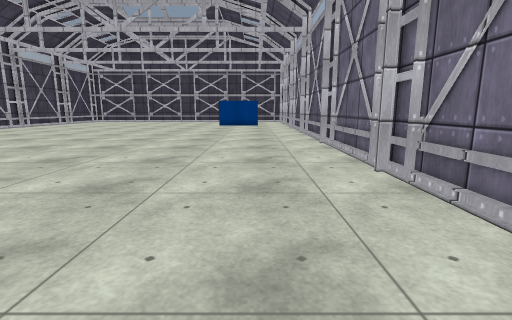
view 1 (above)

18 first-person views from a walk through a scene from a Unity 3-D project. The camera is 1.2 m above the floor, tilts 10° down and sees 85° across. The floor is counted in squares, 1 m on a side. Each view is taken from the middle of a square. On the plan, view 1 faces up. The plan holds only what a view shows up to about 13 squares ahead; the rest is blank. The player character is not drawn. Surface patterns are stand-ins for the level's own textures.

view 2
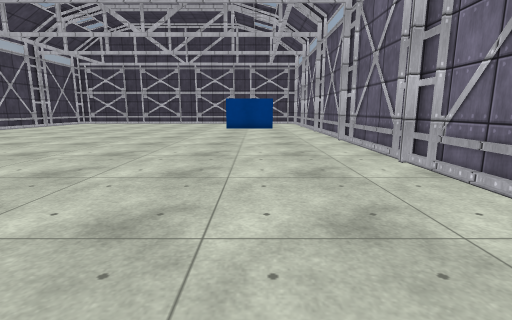

view 3
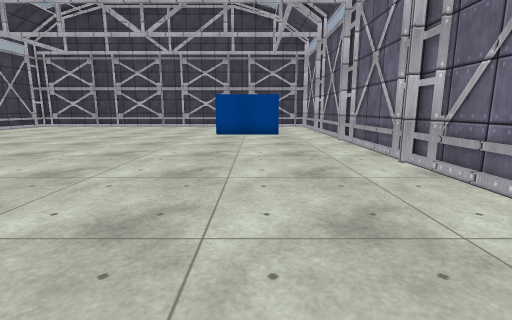

view 4
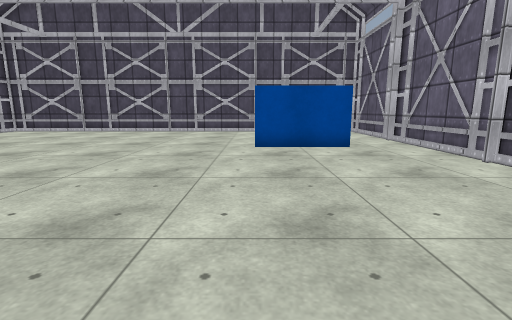

view 5
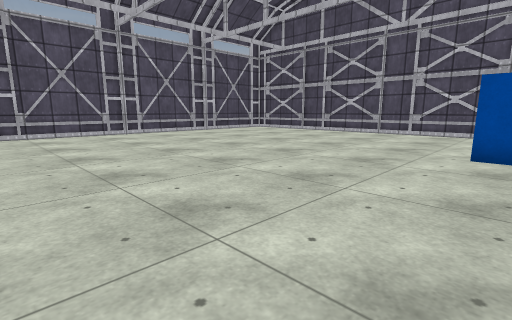

view 6
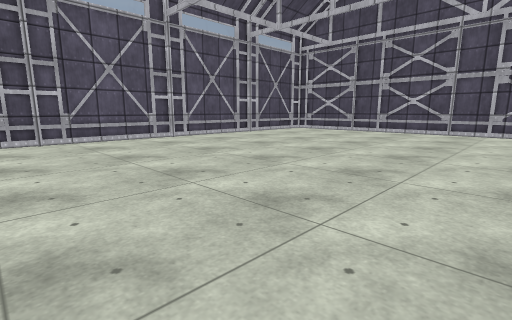

view 7
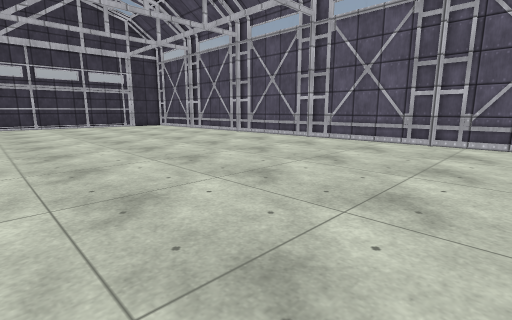

view 8
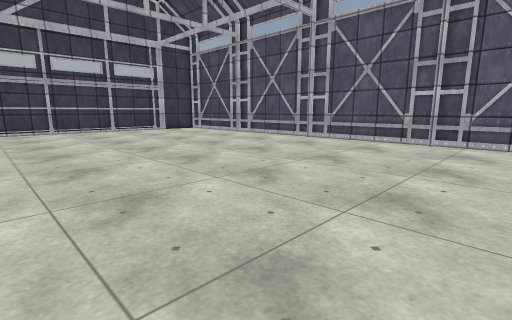

view 9
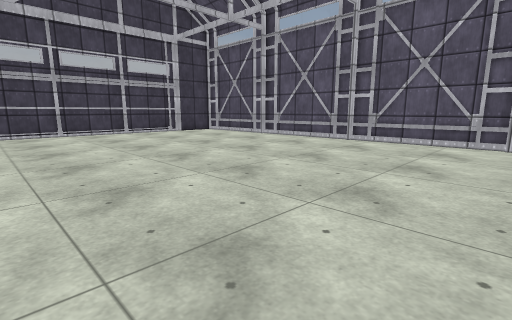

view 10
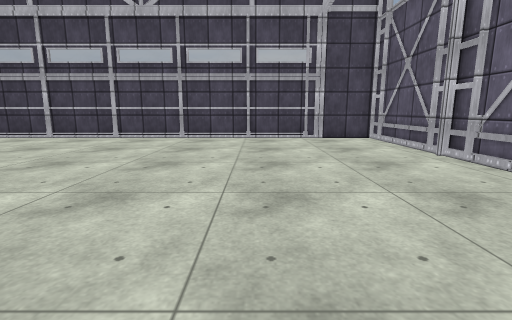

view 11
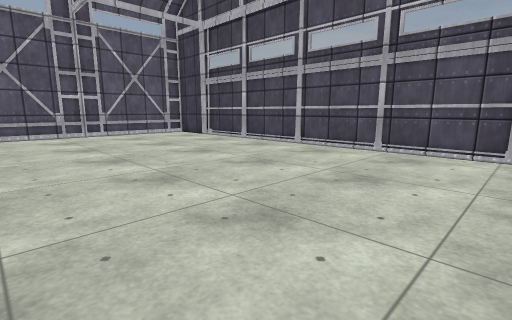

view 12
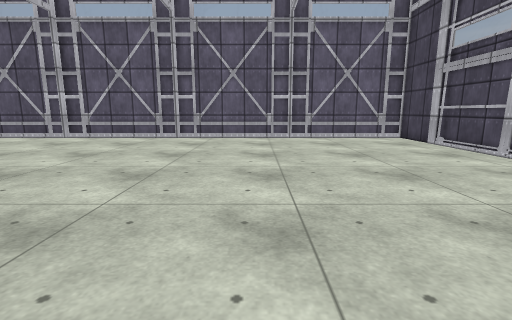

view 13
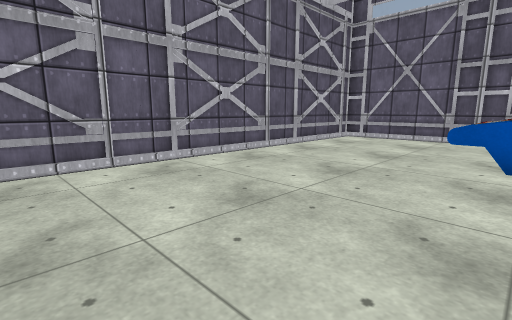

view 14
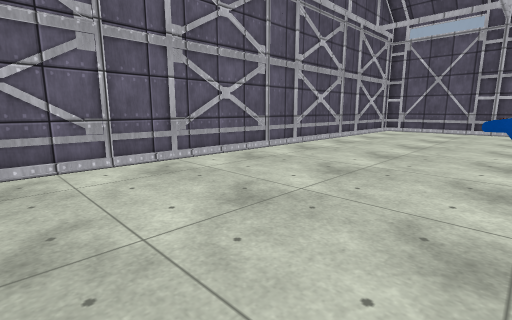

view 15
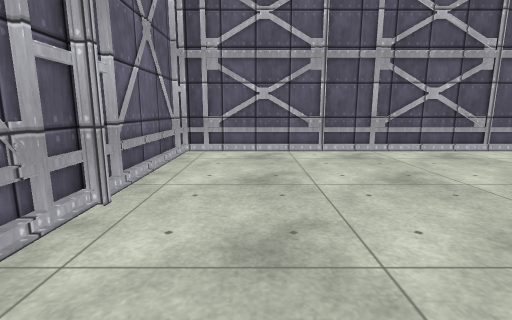

view 16
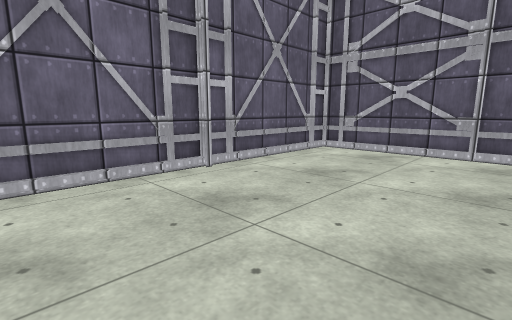

view 17
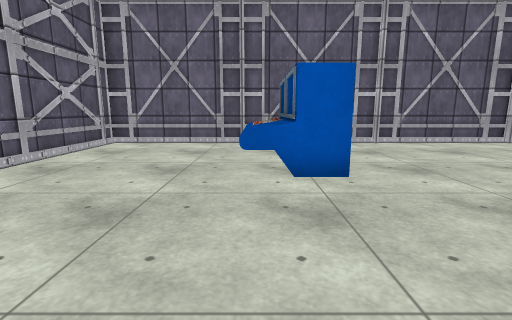

view 18
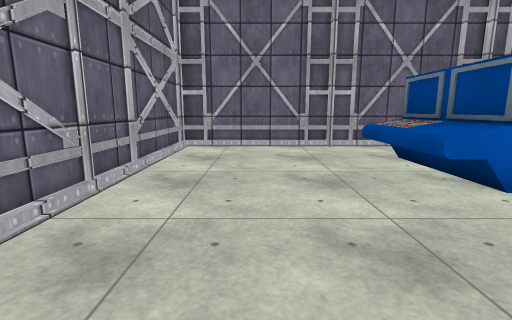

### Floor plan
Points are (right, up) in squares from view 1. A wall is a line through its corners. A room is listed if a view was taken in it or the views show most of it. See-through windows are left out.
Room 1 (views 1, 2, 3, 4, 5, 6, 7, 8, 9, 10, 11, 12, 13, 14, 15, 16, 17, 18)
walls: (-3.1, 24.3) (0.2, 24.3); (-1.5, 24.2) (-1.5, 25.1); (0.2, 23.3) (-3, 23.3) (-3, 25.3); (-17.2, 20.5) (-17.2, -4.5) (2.7, -4.5) (2.7, 30.5) (-17.2, 30.5) (-17.2, 22.1); (-6.5, -4.3) (-4.6, -4.3); (-9.5, -4.3) (-7.5, -4.3); (-12.5, -4.3) (-10.5, -4.3)
low walls: (-3.1, 24.5) (0.2, 24.5); (-3, 25.3) (0.2, 25.3)

Positions as (right, up) in squares from view 1, and headings:
1: (0, 0), facing up
2: (-1, 4), facing up
3: (-1, 9), facing up
4: (-3, 14), facing up
5: (-2, 15), facing up-left
6: (-5, 14), facing up-left
7: (-6, 18), facing down-left
8: (-6, 13), facing down-left
9: (-6, 11), facing down-left
10: (-12, 8), facing down
11: (-12, 4), facing down-right
12: (-10, 2), facing right
13: (-10, 24), facing up-right
14: (-15, 24), facing up-right
15: (-15, 22), facing up
16: (-12, 22), facing up-left
17: (-8, 25), facing right
18: (-7, 28), facing right
